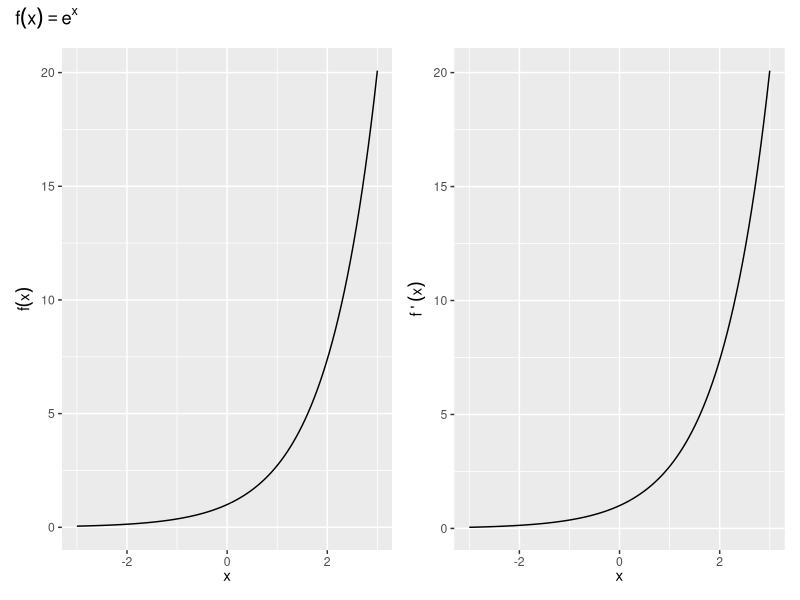
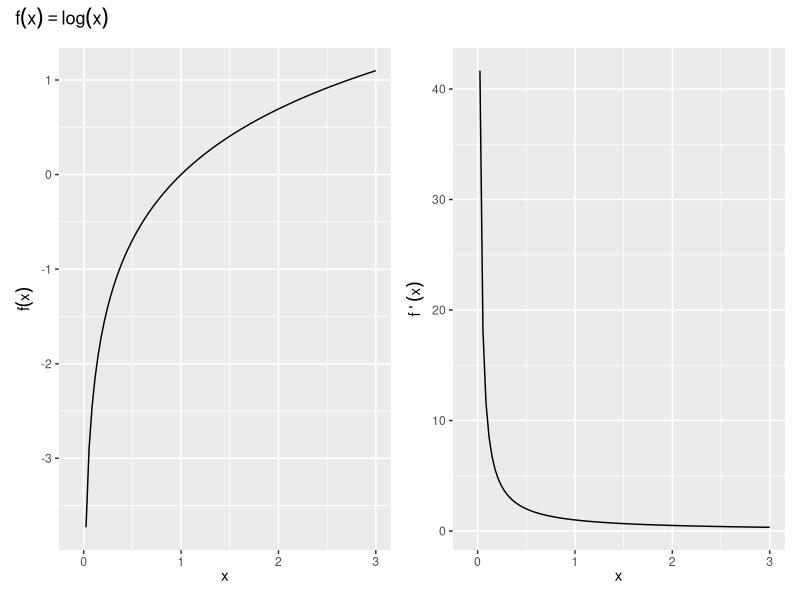

Source code (R) for these figures, in order:
## ---- chunk 1
library(ggplot2)
library(patchwork)
## ---- chunk 2
range <- tibble::tibble(x = c(-3, 3))

fx0 <- ggplot(range, aes(x = x)) +
  labs(x = expression(x), y = expression(f(x)))

fx <- fx0 +  
  stat_function(fun = function(x) exp(x), size = 0.5) +
  expand_limits(y = 0)

fprimex <- fx0 + stat_function(fun = function(x) exp(x), size = 0.5) +
  labs(x = expression(x), y = expression(f~plain("'")~(x)))

fx + fprimex + plot_annotation(expression(f(x)==e^x))
## ---- chunk 3
range <- tibble::tibble(x = c(-0.1, 3))

fx0 <- ggplot(range, aes(x = x)) +
  labs(x = expression(x), y = expression(f(x)))

fx <- fx0 +  
  stat_function(fun = function(x) log(x), size = 0.5) +
  expand_limits(y = 0)

fprimex <- fx0 + stat_function(fun = function(x) ifelse(x < 0, NA, 1/x), size = 0.5) +
  labs(x = expression(x), y = expression(f~plain("'")~(x)))

fx + fprimex + plot_annotation(expression(f(x)==log(x)))
